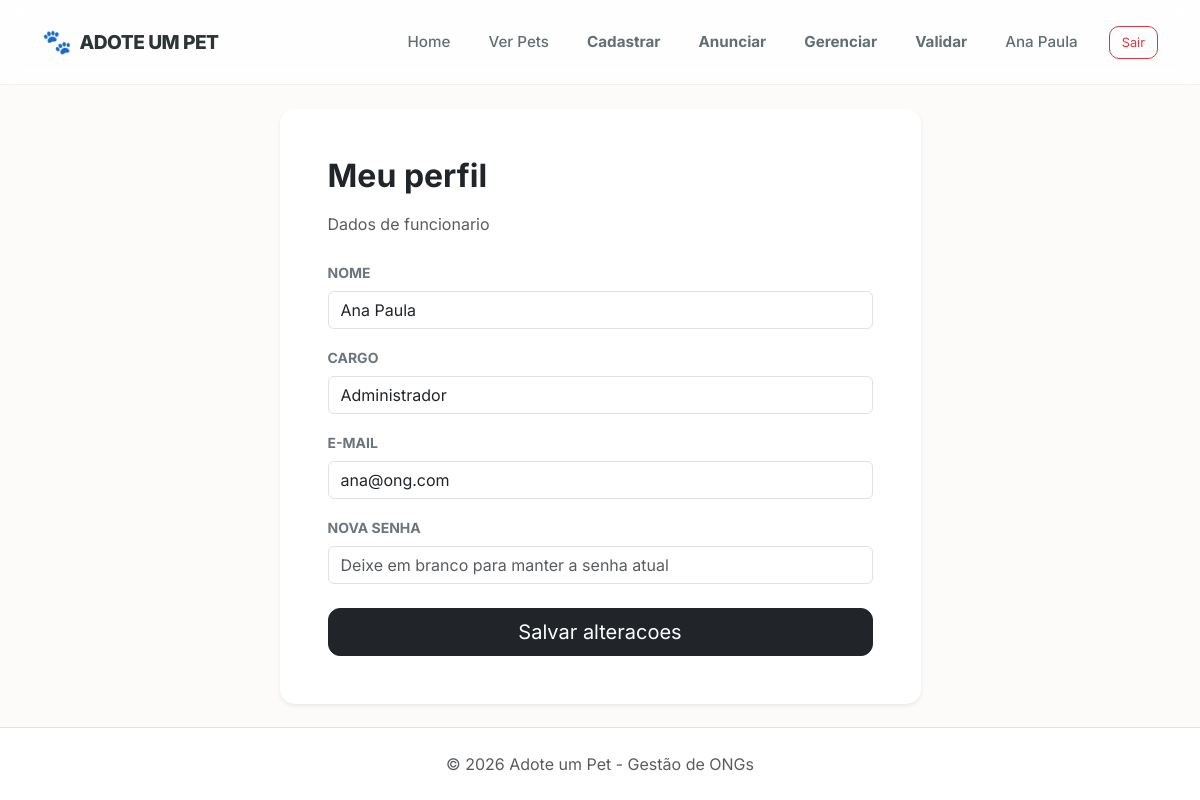
/index.php?page=perfil (signed in), run on the app's committed database.
### tables this page shows
CREATE TABLE Funcionario (
    Id_funcionario  INT AUTO_INCREMENT PRIMARY KEY,
    Nome            VARCHAR(100) NOT NULL,
    Cargo           VARCHAR(50) NOT NULL,
    Email           VARCHAR(100) NOT NULL UNIQUE,
    Senha           VARCHAR(255) NOT NULL
);

### src/auth.php (called while the page is built, shortened)
<?php
function usuarioLogado() {
    return isset($_SESSION["usuario_id"], $_SESSION["usuario_tipo"]);
}
function usuarioAdotante() {
    return usuarioLogado() && $_SESSION["usuario_tipo"] === "adotante";
}

### src/Database.php (called while the page is built, shortened)
<?php
class Database {
    private static $instance = null;
    private $pdo;
    private function __construct() {
        $host = "localhost";
        $dbname = "ong_adocao";
        $user = "root";
        $password = "";
        try {
            $this->pdo = new PDO(
                "mysql:host=$host;dbname=$dbname;charset=utf8mb4",
                $user,
                $password
            );
            $this->pdo->setAttribute(PDO::ATTR_ERRMODE, PDO::ERRMODE_EXCEPTION);
            $this->pdo->setAttribute(PDO::ATTR_DEFAULT_FETCH_MODE, PDO::FETCH_ASSOC);
        } catch (PDOException $e) {
            die("Erro na conexão: " . $e->getMessage());
        }
    }
    public static function getInstance() {
        if (self::$instance === null) {
            self::$instance = new self();
        }
        return self::$instance;
    }
    public function query($sql, $params = []) {
        $stmt = $this->pdo->prepare($sql);
        $stmt->execute($params);
        return $stmt;
    }
    public function fetch($sql, $params = []) {
        return $this->query($sql, $params)->fetch();
    }
}

### src/Gateway/FuncionarioGateway.php (called while the page is built, shortened)
<?php
require_once __DIR__ . '/../Database.php';
class FuncionarioGateway {
    private $db;
    public function __construct() {
        $this->db = Database::getInstance();
    }
    public function getById($id) {
        $sql = "SELECT * FROM Funcionario WHERE Id_funcionario = ?";
        return $this->db->fetch($sql, [$id]);
    }
}

### pages/perfil.php (the view, shortened to what this page needs)
<?php
require_once "src/db.php";
require_once "src/Gateway/FuncionarioGateway.php";
if (usuarioAdotante()) {
    $gateway = new AdotanteGateway();
    $usuario = $gateway->getById($_SESSION["usuario_id"]);
} else {
    $gateway = new FuncionarioGateway();
    $usuario = $gateway->getById($_SESSION["usuario_id"]);
}
?>
<main class="row justify-content-center">
    <div class="col-md-8 col-lg-7">
        <div class="card shadow-sm border-0 mt-4" style="border-radius: 15px;">
            <div class="card-body p-5">
                <h2 class="fw-bold mb-3">Meu perfil</h2>
                <p class="text-muted mb-4"><?= usuarioAdotante() ? "Dados de adotante" : "Dados de funcionario" ?></p>
                <form method="POST">
                    <div class="row">
                        <div class="col-md-12 mb-3">
                            <label class="form-label fw-bold small text-uppercase text-secondary">Nome</label>
                            <input type="text" name="nome" class="form-control" required value="<?= htmlspecialchars($usuario["Nome"] ?? "") ?>">
                        </div>
                        <?php if (usuarioAdotante()): ?>
                            <div class="col-md-6 mb-3">
                                <label class="form-label fw-bold small text-uppercase text-secondary">CPF</label>
                                <input type="text" name="cpf" class="form-control" required value="<?= htmlspecialchars($usuario["CPF"] ?? "") ?>">
                            </div>
                            <div class="col-md-6 mb-3">
                                <label class="form-label fw-bold small text-uppercase text-secondary">Telefone</label>
                                <input type="text" name="telefone" class="form-control" value="<?= htmlspecialchars($usuario["Telefone"] ?? "") ?>">
                            </div>
                        <?php else: ?>
                            <div class="col-md-12 mb-3">
                                <label class="form-label fw-bold small text-uppercase text-secondary">Cargo</label>
                                <input type="text" name="cargo" class="form-control" required value="<?= htmlspecialchars($usuario["Cargo"] ?? "") ?>">
                            </div>
                        <?php endif; ?>
                        <div class="col-md-12 mb-3">
                            <label class="form-label fw-bold small text-uppercase text-secondary">E-mail</label>
                            <input type="email" name="email" class="form-control" required value="<?= htmlspecialchars($usuario["Email"] ?? "") ?>">
                        </div>
                        <div class="col-md-12 mb-4">
                            <label class="form-label fw-bold small text-uppercase text-secondary">Nova senha</label>
                            <input type="password" name="senha" class="form-control" placeholder="Deixe em branco para manter a senha atual">
                        </div>
                    </div>
                    <button type="submit" class="btn btn-dark btn-lg w-100" style="border-radius: 12px;">Salvar alteracoes</button>
                </form>
            </div>
        </div>
    </div>
</main>

### templates/header.php (style rules this page uses)
html, body { min-height: 100%; }
body { background-color: #fdfbf9; color: #333; font-family: 'Inter', sans-serif; min-height: 100vh; display: flex; flex-direction: column; }

### data on the page
funcionario: nome "Ana Paula", cargo "Administrador", email "ana@ong.com"

### other printed values
$_SESSION["usuario_nome"] "Ana Paula"
